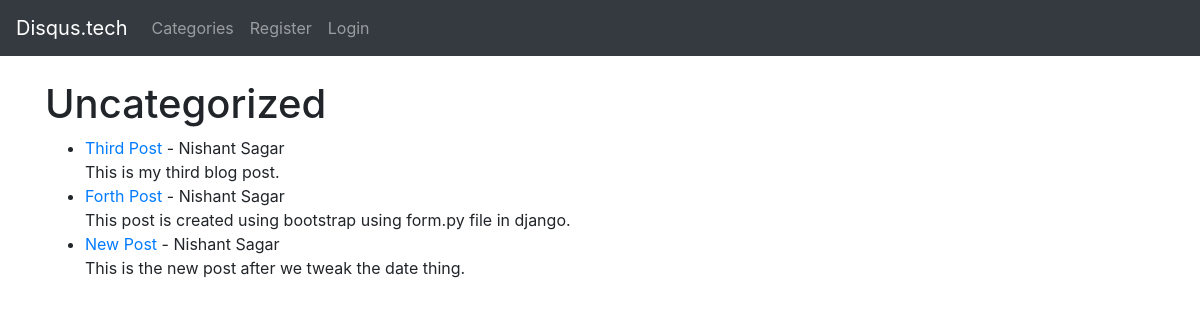
The page /category/uncategorized/ on the database its author committed.
### theblog/models.py (models this page shows, shortened)
class Post(models.Model):
	title = models.CharField(max_length=255)
	title_tag = models.CharField(max_length=255)
	author = models.ForeignKey(User, on_delete=models.CASCADE)
	body = RichTextField(blank = True, null = True)
	post_date = models.DateField(auto_now_add = True)
	category = models.CharField(max_length=255, default="uncategorized")
	snippet = models.CharField(max_length=255)
	likes = models.ManyToManyField(User, related_name="blog_posts")

### theblog/views.py (the view)
# urls.py: path('category/<str:cats>/', CategoryView, name="category"),
def CategoryView(request,cats):
	category_post = Post.objects.filter(category=cats.replace('-',' '))
	return render(request,'categories.html', {'cats':cats.title().replace('-',' '), 'category_post':category_post})

### theblog/templates/categories.html (shortened to what this page needs)
{% extends 'base.html' %}
{% block content %}
{% if category_post %}
	<h1>{{ cats }}</h1>
	<ul>
	{% for post in category_post %}
		<li><a href="{% url 'article-details' post.pk %}">{{ post.title }}</a>
			- {{ post.author.first_name }}
			{{ post.author.last_name }} <br>
		{{ post.body|slice:":200"|safe }}</li>
	{% endfor %}
	</ul>
{% else %}
Sorry this page doesn't exists.
{% endif %}
{% endblock %}

### rows shown on the page
Post: title "Third Post", author.first_name "Nishant", author.last_name "Sagar", body "This is my third blog post."
Post: title "Forth Post", author.first_name "Nishant", author.last_name "Sagar", body "This post is created using bootstrap using form.py file in django."
Post: title "New Post", author.first_name "Nishant", author.last_name "Sagar", body "This is the new post after we tweak the date thing."

### other values the page prints
{{ cats }} "Uncategorized"
